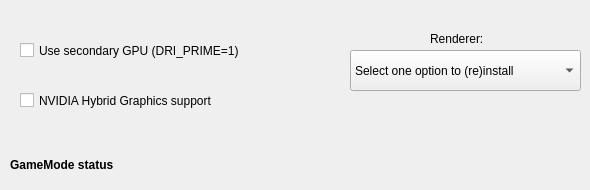
               <widget class="QWidget" name="tab">
                <attribute name="title">
                 <string>Home</string>
                </attribute>
                <widget class="QCheckBox" name="Usedriprime">
                 <property name="enabled">
                  <bool>true</bool>
                 </property>
                 <property name="geometry">
                  <rect>
                   <x>20</x>
                   <y>30</y>
                   <width>321</width>
                   <height>41</height>
                  </rect>
                 </property>
                 <property name="layoutDirection">
                  <enum>Qt::LeftToRight</enum>
                 </property>
                 <property name="autoFillBackground">
                  <bool>false</bool>
                 </property>
                 <property name="text">
                  <string>Use secondary GPU (DRI_PRIME=1)</string>
                 </property>
                 <property name="icon">
                  <iconset theme="video-display">
                   <normaloff>.</normaloff>.</iconset>
                 </property>
                </widget>
                <widget class="QComboBox" name="rendererCombobox">
                 <property name="enabled">
                  <bool>true</bool>
                 </property>
                 <property name="geometry">
                  <rect>
                   <x>350</x>
                   <y>50</y>
                   <width>231</width>
                   <height>41</height>
                  </rect>
                 </property>
                 <property name="toolTip">
                  <string>You dont need to reinstall every time.</string>
                 </property>
                 <item>
                  <property name="text">
                   <string>Select one option to (re)install</string>
                  </property>
                 </item>
                 <item>
                  <property name="text">
                   <string>DXVK 2.2</string>
                  </property>
                 </item>
                 <item>
                  <property name="text">
                   <string>DXVK 2.1</string>
                  </property>
                 </item>
                 <item>
                  <property name="text">
                   <string>DXVK 1.10.3</string>
                  </property>
                 </item>
                </widget>
                <widget class="QLabel" name="labelrenderer">
                 <property name="geometry">
                  <rect>
                   <x>430</x>
                   <y>30</y>
                   <width>61</width>
                   <height>18</height>
                  </rect>
                 </property>
                 <property name="text">
                  <string>Renderer:</string>
                 </property>
                </widget>
                <widget class="QCheckBox" name="Usenvidiahybrid">
                 <property name="enabled">
                  <bool>true</bool>
                 </property>
                 <property name="geometry">
                  <rect>
                   <x>20</x>
                   <y>80</y>
                   <width>321</width>
                   <height>41</height>
                  </rect>
                 </property>
                 <property name="layoutDirection">
                  <enum>Qt::LeftToRight</enum>
                 </property>
                 <property name="autoFillBackground">
                  <bool>false</bool>
                 </property>
                 <property name="text">
                  <string>NVIDIA Hybrid Graphics support</string>
                 </property>
                 <property name="icon">
                  <iconset theme="video-display">
                   <normaloff>.</normaloff>.</iconset>
                 </property>
                </widget>
                <widget class="QLabel" name="gamemodelabel">
                 <property name="geometry">
                  <rect>
                   <x>10</x>
                   <y>150</y>
                   <width>261</width>
                   <height>31</height>
                  </rect>
                 </property>
                 <property name="layoutDirection">
                  <enum>Qt::RightToLeft</enum>
                 </property>
                 <property name="autoFillBackground">
                  <bool>false</bool>
                 </property>
                 <property name="text">
                  <string>&lt;html&gt;&lt;head/&gt;&lt;body&gt;&lt;p&gt;&lt;span style=&quot; font-weight:600;&quot;&gt;GameMode status&lt;/span&gt;&lt;/p&gt;&lt;/body&gt;&lt;/html&gt;</string>
                 </property>
                 <property name="textFormat">
                  <enum>Qt::RichText</enum>
                 </property>
                </widget>
               </widget>
